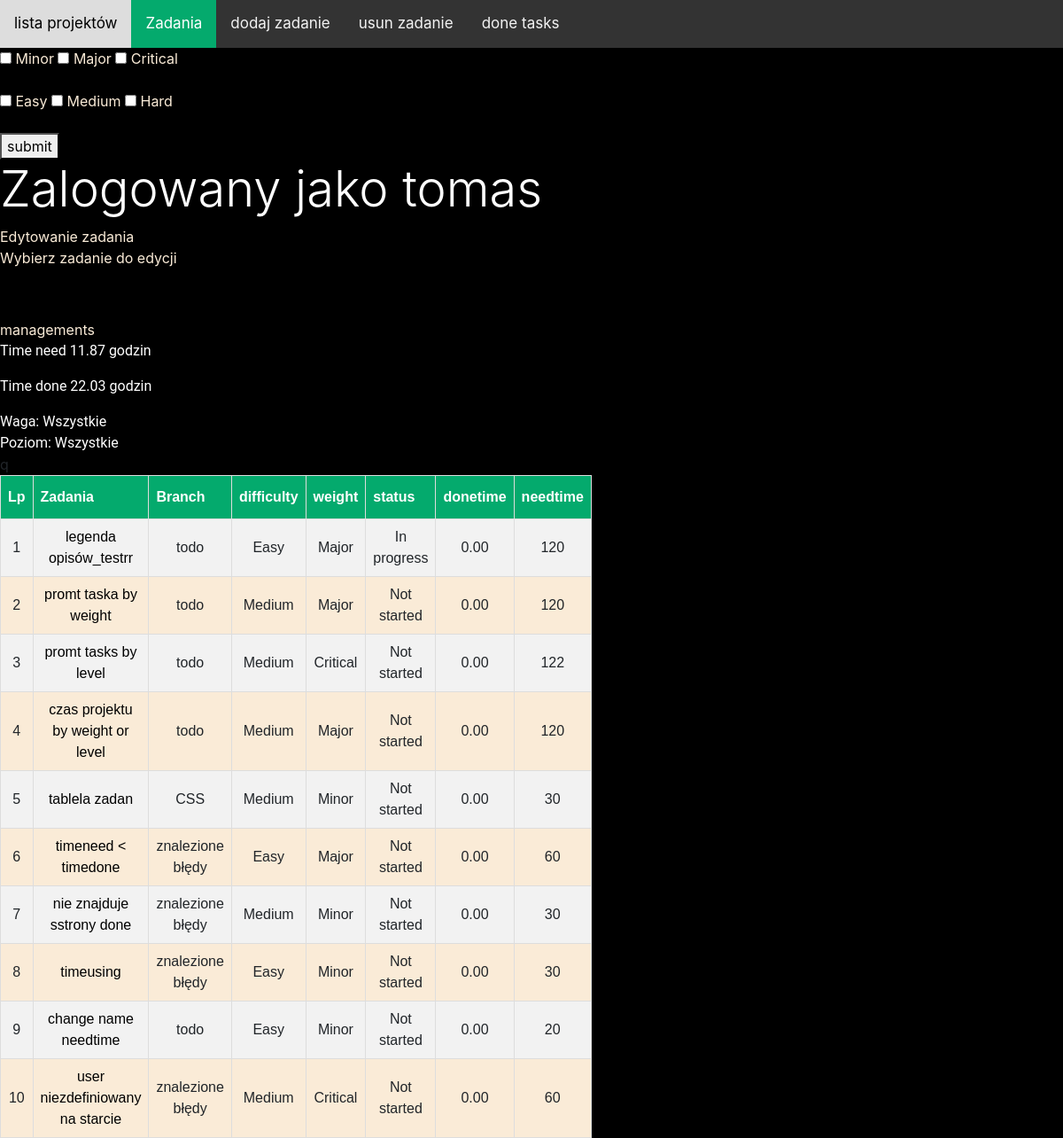
The app's page /4 (signed in) with its own data.
### task/models.py (models this page shows, shortened)
class Projects(models.Model):
    project = models.CharField(max_length=255, blank=True, unique=True)
    created = models.DateTimeField(auto_now_add=True)
    user = models.ForeignKey("auth.User", on_delete=models.CASCADE, default=1)

class Task(models.Model):
    title = models.CharField(max_length=255, unique=True)
    task = models.TextField()
    branch = models.PositiveSmallIntegerField(choices=Branch.BRANCH, default=0)
    created = models.DateTimeField(auto_now_add=True)
    modified = models.DateTimeField(auto_now=True)
    timeneed = models.IntegerField()
    timedone = models.DecimalField(max_digits=6, decimal_places=2,default=0)
    weight = models.PositiveSmallIntegerField(choices=Weight.WEIGHT, default=0)
    level = models.PositiveSmallIntegerField(choices=Level.LEVEL, default=0)
    status = models.PositiveSmallIntegerField(choices=Status.STATUS, default=0)
    projekt = models.ForeignKey(Projects, on_delete=models.CASCADE, default=None)
    timeusing = models.IntegerField(blank=True, default=0)
    user = models.ForeignKey("auth.User", on_delete=models.CASCADE, default=1)

### main/views.py (the view, shortened to what this page needs)
# urls.py: path('<int:projekt_id>', zadania, name="zadania"),
@login_required
def zadania(request, projekt_id: int):
    global no_project
    no_project = projekt_id
    poziom = "Wszystkie"
    waga = "Wszystkie"
    projekt = Projects.objects.filter(id=no_project)
    name_of_projekt = projekt[0].project
    suma_need = Task.objects.filter(projekt_id=no_project).exclude(status=2).aggregate(Sum('timeneed'))
    zadania = Task.objects.all().filter(projekt=projekt_id, status__lt=2)
    if suma_need['timeneed__sum'] != None:
        suma_done_min = Task.objects.filter(projekt_id=no_project).exclude(status=2).aggregate(Sum('timedone'))
        suma_done_done = Task.objects.filter(projekt_id=no_project, status=2).aggregate(Sum('timedone'))
        if suma_done_done["timedone__sum"] == None:
            suma_done_done["timedone__sum"] = 0
        suma_done = round(float((suma_done_min["timedone__sum"]/60)) + float((suma_done_done["timedone__sum"] / 60)), 2)
        suma_czas_do_skonczenia = round((suma_need["timeneed__sum"] - suma_done_min["timedone__sum"])/60, 2)
        info_o_zadaniach = ""
    else:
        suma_czas_do_skonczenia = 0
        suma_done = 0
        info_o_zadaniach = "DODAJ ZADANIE"
    contex = {"zadania": zadania, "nr_projektu": projekt_id, "side": "show",
              "time_need": suma_czas_do_skonczenia, "time_done": suma_done, "is_task": info_o_zadaniach,
              "nazwa_projektu": name_of_projekt, "waga": waga, "poziom": poziom}
    return render(request, "main/lista_zadan.html", contex)

### main/templates/main/lista_zadan.html (shortened to what this page needs)
{% extends 'base.html'%}
{% load static %}
{% block content %}
<div class="topnav">
  <a  href="{% url 'main:start' %}">lista projektów</a>
  {% if side == "delete" %}
    <a   href="{% url 'main:zadania' nr_projektu %}">Zadania</a>
    <a href="{% url 'main:add_task' %}">dodaj zadanie</a>
    <a class="active" href="{% url 'main:delete_task' nr_projektu %}">usun zadanie</a>
    <a href="{% url 'main:done_task' nr_projektu %}">done tasks</a>
  {% elif side == "show" %}
    <a  class="active" href="{% url 'main:zadania' nr_projektu %}">Zadania</a>
    <a href="{% url 'main:add_task' %}">dodaj zadanie</a>
    <a href="{% url 'main:delete_task' nr_projektu %}">usun zadanie</a>
    <a href="{% url 'main:done_task' nr_projektu %}">done tasks</a>
  {% else %}
    <a href="{% url 'main:zadania' nr_projektu %}">Zadania</a>
    <a href="{% url 'main:add_task' %}">dodaj zadanie</a>
    <a href="{% url 'main:delete_task' nr_projektu %}">usun zadanie</a>
    <a class="active"  href="{% url 'main:done_task' nr_projektu %}">done tasks</a>
  {% endif %}
</div>
<form action="" method="post">
    <div class="form_check">
        <p>
        <input type="checkbox" value="Minor" id="minor" name="weight">
        <label for="minor">Minor</label>
        <input type="checkbox" value="Major" id="major" name="weight">
        <label for="major">Major</label>
        <input type="checkbox" value="Critical" id="critical" name="weight">
        <label for="critical">Critical</label>
    </p>
    </div>
    <div class="form_check">
        <p>
        <input type="checkbox" value="Easy" id="easy" name="level">
        <label for="easy">Easy</label>
        <input type="checkbox" value="Medium" id="medium" name="level">
        <label for="medium">Medium</label>
        <input type="checkbox" value="Hard" id="hard" name="level">
        <label for="hard">Hard</label>
        </p>
</div>
    <button type="submit">submit</button>
</form>
<div>
    {% if user.is_authenticated %}
    <h1 class="display-4"> Zalogowany jako {{ user.username }}</h1>
{% else %}
        <br><div>Nie jesteś zalogowany </div><br>
{% endif %}
</div>
<div>
  {% if side == "delete" %}
    Usuwanie zadania <br> Wybierz zadanie do usuniecia
  {% elif side == "show" %}
    Edytowanie zadania <br> Wybierz zadanie do edycji
  {% else %}
    Zakończone zadania
  {% endif %}
  <br><br>
</div>
<hr>
<div class="nazwa-projektu">
  {{ nazwa_projektu }}<br>
</div>
<header>
  {% if side == "done" %}
    <p>Time need {{ suma_timeneed_done }} godzin</p>
    <p>Time done {{ suma_done_done }} godzin</p>
  {% else %}
    <p>Time need {{ time_need }} godzin</p>
    <p>Time done {{ time_done }} godzin</p>
  {% endif %}
Waga: {{ waga }}<br>
Poziom: {{ poziom }}
</header>
<table id="customers">
  <tr>
    <th class="lp">Lp</th>
    <th>Zadania</th>
    <th>Branch</th>
    <th>difficulty</th>
    <th>weight</th>
q    <th>status</th>
    <th>donetime</th>
    <th>needtime</th>
  </tr>
  {% for zadanie in zadania %}
  <tr class="lp">
    <td class="lp">{{ forloop.counter }}</td>
      {% if side == "delete" %}
        <td><a href="{% url 'main:remove_task' zadanie.id %}">{{ zadanie.title }}</a></td>
      {% else %}
        <td><a href="{% url 'main:check_task' zadanie.id %}">{{ zadanie.title }}</a></td>
      {% endif %}
    <td>{{ zadanie.get_branch_display }}</td>
    <td>{{ zadanie.get_level_display }}</td>
    <td>{{ zadanie.get_weight_display }}</td>
    <td>{{ zadanie.get_status_display }}</td>
    <td>{{ zadanie.timedone }}</td>
    <td>{{ zadanie.timeneed }}</td>
  </tr>
  {% endfor %}
</table>
{% endblock %}

### main/static/main/css/style.css (style rules this page uses)
body { background-color: rgb(0,0,0); }
h1 { color: white; }
div { color: antiquewhite; font-size: 1em ; }
#customers { font-family: Arial, Helvetica, sans-serif; border-collapse: collapse; width: 30%; background-color: antiquewhite; text-decoration: none; }
#customers td, #customers th { border: 1px solid #ddd; padding: 8px; }
#customers tr:nth-child(even) { background-color: #f2f2f2; }
#customers th { padding-top: 12px; padding-bottom: 12px; text-align: left; background-color: #04AA6D; color: white; }
.lp { text-align: center; }
.lp a:link { color: black; text-decoration: none; }
.topnav { background-color: #333; overflow: hidden; }
.topnav a { float: left; color: #f2f2f2; text-align: center; padding: 14px 16px; text-decoration: none; font-size: 17px; }
.topnav a.active { background-color: #04AA6D; color: white; }
header { color: white; font-family: "Roboto", "Lucida Grande", "DejaVu Sans", "Bitstream Vera Sans", Verdana, Arial, sans-serif; }

### records on screen
Projects: project "managements"
Task: title "legenda opisów_testrr", branch "todo", level "Easy", weight "Major", status "In progress", timedone "0.00", timeneed "120"
Task: title "promt taska by weight", branch "todo", level "Medium", weight "Major", status "Not started", timedone "0.00", timeneed "120"
Task: title "promt tasks by level", branch "todo", level "Medium", weight "Critical", status "Not started", timedone "0.00", timeneed "122"
Task: title "czas projektu by weight or level", branch "todo", level "Medium", weight "Major", status "Not started", timedone "0.00", timeneed "120"
Task: title "tablela zadan", branch "CSS", level "Medium", weight "Minor", status "Not started", timedone "0.00", timeneed "30"
Task: title "timeneed < timedone", branch "znalezione błędy", level "Easy", weight "Major", status "Not started", timedone "0.00", timeneed "60"
Task: title "nie znajduje sstrony done", branch "znalezione błędy", level "Medium", weight "Minor", status "Not started", timedone "0.00", timeneed "30"
Task: title "timeusing", branch "znalezione błędy", level "Easy", weight "Minor", status "Not started", timedone "0.00", timeneed "30"
Task: title "change name needtime", branch "todo", level "Easy", weight "Minor", status "Not started", timedone "0.00", timeneed "20"
Task: title "user niezdefiniowany na starcie", branch "znalezione błędy", level "Medium", weight "Critical", status "Not started", timedone "0.00", timeneed "60"

### other values on screen
{{ user.username }} "tomas"
{{ time_need }} "11.87"
{{ time_done }} "22.03"
{{ waga }} "Wszystkie"
{{ poziom }} "Wszystkie"
